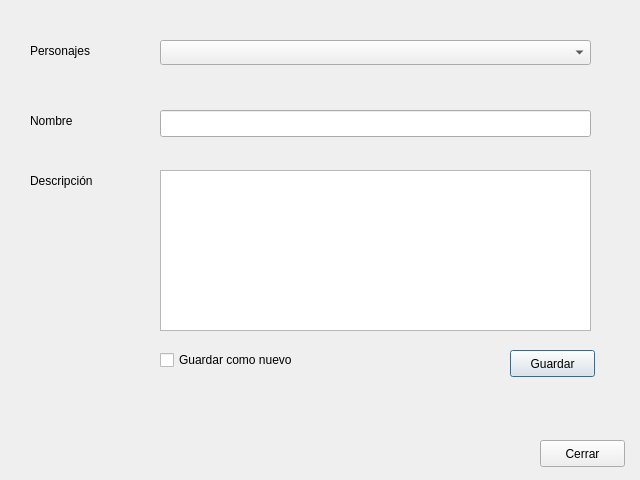
<?xml version="1.0" encoding="UTF-8"?>
<ui version="4.0">
 <class>Dialog</class>
 <widget class="QDialog" name="Dialog">
  <property name="geometry">
   <rect>
    <x>0</x>
    <y>0</y>
    <width>640</width>
    <height>480</height>
   </rect>
  </property>
  <property name="windowTitle">
   <string>Dialog</string>
  </property>
  <widget class="QComboBox" name="comboBox">
   <property name="geometry">
    <rect>
     <x>160</x>
     <y>40</y>
     <width>431</width>
     <height>25</height>
    </rect>
   </property>
  </widget>
  <widget class="QLabel" name="label">
   <property name="geometry">
    <rect>
     <x>30</x>
     <y>40</y>
     <width>111</width>
     <height>21</height>
    </rect>
   </property>
   <property name="text">
    <string>Personajes</string>
   </property>
  </widget>
  <widget class="QTextEdit" name="in_descripcion">
   <property name="geometry">
    <rect>
     <x>160</x>
     <y>170</y>
     <width>431</width>
     <height>161</height>
    </rect>
   </property>
  </widget>
  <widget class="QLineEdit" name="in_nombre">
   <property name="geometry">
    <rect>
     <x>160</x>
     <y>110</y>
     <width>431</width>
     <height>27</height>
    </rect>
   </property>
  </widget>
  <widget class="QCheckBox" name="check_new">
   <property name="geometry">
    <rect>
     <x>160</x>
     <y>350</y>
     <width>141</width>
     <height>20</height>
    </rect>
   </property>
   <property name="text">
    <string>Guardar como nuevo</string>
   </property>
  </widget>
  <widget class="QLabel" name="label_2">
   <property name="geometry">
    <rect>
     <x>30</x>
     <y>170</y>
     <width>71</width>
     <height>21</height>
    </rect>
   </property>
   <property name="text">
    <string>Descripción</string>
   </property>
  </widget>
  <widget class="QPushButton" name="BGuardar">
   <property name="geometry">
    <rect>
     <x>510</x>
     <y>350</y>
     <width>85</width>
     <height>27</height>
    </rect>
   </property>
   <property name="text">
    <string>Guardar</string>
   </property>
  </widget>
  <widget class="QLabel" name="label_3">
   <property name="geometry">
    <rect>
     <x>30</x>
     <y>110</y>
     <width>61</width>
     <height>21</height>
    </rect>
   </property>
   <property name="text">
    <string>Nombre</string>
   </property>
  </widget>
  <widget class="QPushButton" name="BCerrar">
   <property name="geometry">
    <rect>
     <x>540</x>
     <y>440</y>
     <width>85</width>
     <height>27</height>
    </rect>
   </property>
   <property name="text">
    <string>Cerrar</string>
   </property>
  </widget>
 </widget>
 <resources/>
 <connections/>
</ui>
